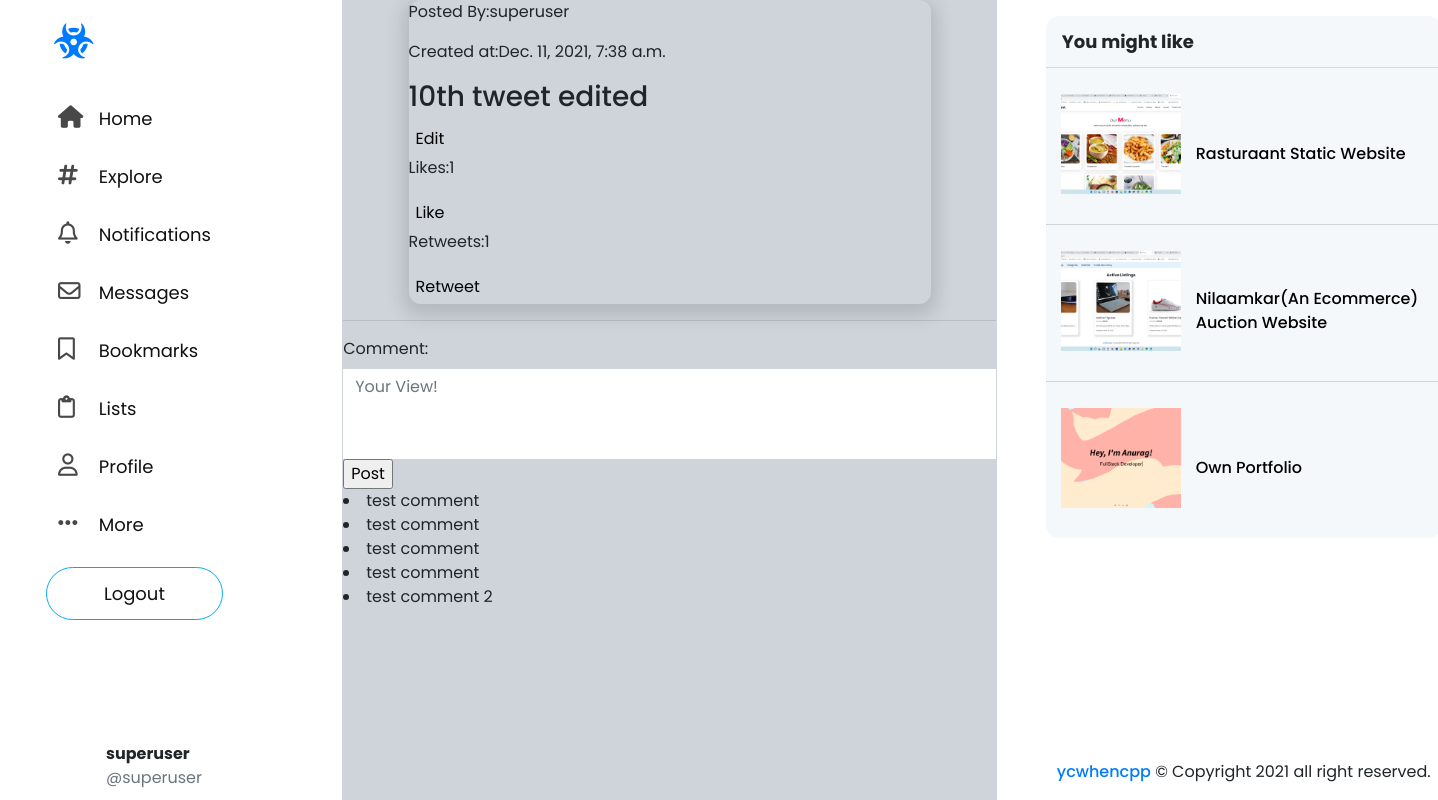
Page /tweet/11 (signed in) on the earlier database version.
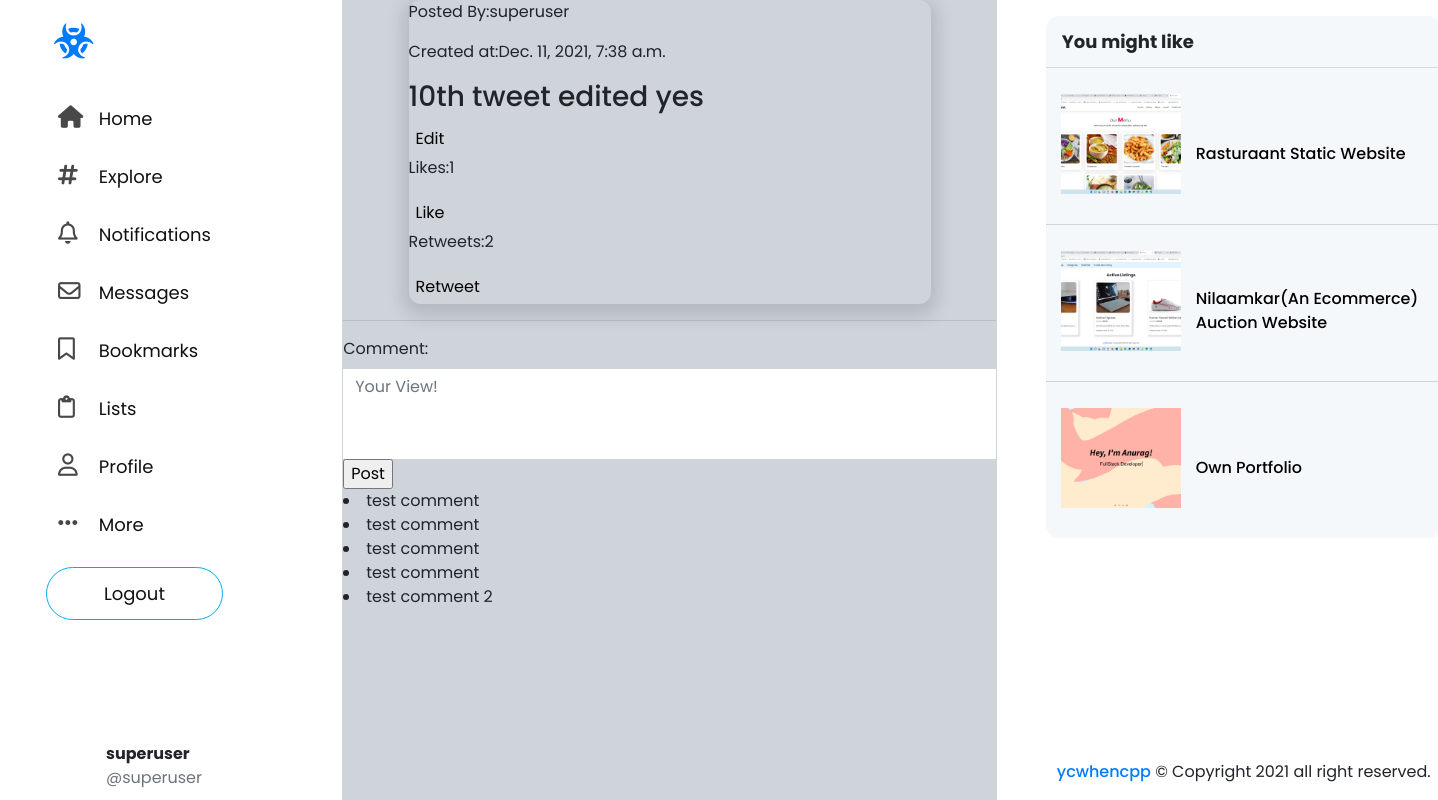
Same page on the later database version.
### network/models.py (models this page shows, shortened)
class User(AbstractUser):
    pass
    is_following=models.ManyToManyField("self",related_name="followers",blank=True,symmetrical=False)
    def __str__(self):
        return self.username

class make_tweet(models.Model):
    content=models.CharField(max_length=1000,null=False)
    author=models.ForeignKey(User,on_delete=models.CASCADE,related_name="tweet")
    time_stamp=models.DateTimeField(auto_now_add=True)
    liked=models.ManyToManyField(User,related_name="like",blank=True)
    retweet=models.ManyToManyField(User,related_name="retweet",blank=True)
    def likecount(self):
        return self.liked.all().count()
    def retweetcount(self):
        return self.retweet.all().count()
    class Meta:
        ordering=['-time_stamp']

class tweet_comment(models.Model):
    comment=models.CharField(max_length=1000,null=False)
    author=models.ForeignKey(User,on_delete=models.CASCADE,related_name="comment")
    tweet=models.ForeignKey(make_tweet,on_delete=models.CASCADE,related_name="tweet")
    is_liked=models.ManyToManyField(User,related_name="comment_like",blank=True)
    timestamp=models.DateTimeField(auto_now_add=True)

### network/views.py (the view)
# urls.py: path("tweet/<int:id>", views.view_tweet, name="view_tweet"),
def view_tweet(request,id):
    tweet=make_tweet.objects.get(pk=id)
    comments=tweet_comment.objects.filter(tweet=tweet).all()
    return render(request,"network/viewtweet.html",{
        "tweet":tweet,
        "commentform":commentform,
        "comments":comments
    })

### network/templates/network/viewtweet.html (shortened to what this page needs)
{% extends "network/layout.html" %}
{% block body %}
<div class="tweets">
    <div class="tweet" id='tweet-{{tweet.id}}'>
        <div class="tweet-info">
            <p class="tweet-author" onclick="location.href='{% url 'view_profile' tweet.author %}'">Posted By:{{tweet.author}}</p>
            <p class="timestamp">Created at:{{tweet.time_stamp}}</p>
        </div>
        <h3 class="tweet-content" id="tweet-content-{{tweet.id}}">{{tweet.content}}</h3>
        <button class="edit_button " data-id="{{tweet.id}}">Edit</button>
        <p  id="like-post-{{tweet.id}}" class="like-count">Likes:{{tweet.likecount}}</p>
        <button class="like-button" data-id="{{tweet.id}}">Like</button>
        <p  id="rt-post-{{tweet.id}}" class="rt-count">Retweets:{{tweet.retweetcount}}</p>
        <button class="rt-button" data-id="{{tweet.id}}">Retweet</button>
    </div>
    <hr>
</div>
<div class="comment">
    <form action="{% url 'comment' tweet.id %}" method="POST">
        {{commentform}}
        <input type="submit" value="Post">
    </form>
    {% for comment in comments %}
    <li>{{comment.comment}}</li>
    {% empty %}
    No comments yet
    {% endfor %}
</div>
{% endblock %}

### network/templates/network/layout.html (shortened to what this page needs)
{% load static %}
<!DOCTYPE html>
<html lang="en">
    <head>
        <link rel="stylesheet" href="https://stackpath.bootstrapcdn.com/bootstrap/4.4.1/css/bootstrap.min.css">
        <link href="{% static 'network/styles.css' %}" rel="stylesheet">
    </head>
    <body>
        <div class="container">
            <div class="row">
              <div class="col-md-3  d-flex sidebar sticky-top " >
                <nav class="navbar d-flex flex-column justify-content-between mt-3 ">
                    <ul class="nav flex-column justify-content-between">
                        <a href="{% url 'index' %}" class="logo " ><i class="fas fa-biohazard"></i></a>
                        <li class="nav-item">
                            <a class="nav-link" href="{% url 'index' %}"><i class="fas  fa-home"></i> <span class ="ml-3">Home</span></a>
                          </li>
                        {% if user.is_authenticated %}
                              <li class="nav-item">
                                <a class="nav-link" href="{% url 'following' %}"><i class="fas fa-hashtag"></i> <span class ="ml-3">Explore</span></a>
                              </li>
                              <li class="nav-item">
                                  <a class="nav-link" href="#"><i class="far fa-bell"></i> <span class ="ml-3">Notifications</span></a>
                              </li>
                              <li class="nav-item">
                                  <a class="nav-link" href="#"><i class="far fa-envelope"></i> <span class ="ml-3">Messages</span></a>
                              </li>
                              <li class="nav-item">
                                  <a class="nav-link" href="#"><i class="far fa-bookmark"></i> <span class ="ml-3">Bookmarks</span></a>
                              </li>
                              <li class="nav-item">
                                  <a class="nav-link" href="#"><i class="far fa-clipboard"></i> <span class ="ml-3">Lists</span></a>
                              </li>
                              <li class="nav-item">
                                  <a class="nav-link" href="{% url 'view_profile' user.username %}"><i class="far fa-user"></i> <span class ="ml-3">Profile</span></a>
                              </li>
                              <li class="nav-item">
                                  <a class="nav-link" href="#"><i class="fas fa-ellipsis-h"></i> <span class ="ml-3">More</span></a>
                              </li>
                              <li class="nav-item">
                                  <a class="nav-link logout-btn"  href="{% url 'logout' %}">Logout</a>
                              </li>
                          {% else %}
                          <li class="nav-item">
                            <a class="nav-link" href="#"><i class="fas fa-cog"></i> <span class ="ml-3">Settings</span></a>
                        </li>
                      {% endif %}
                    </ul>
                    {% if user.is_authenticated %}
                      <div class="user-sidebar ">
                        <img class=" sidebar-profile-img" src="https://abs.twimg.com/sticky/default_profile_images/default_profile_400x400.png" alt="">
                        <div class="sidebar-user-info">
                            <p class="mb-0"><strong>{{user.username}}</strong></p>
                            <p class="text-muted">@{{user.username}}</p>
                        </div>
                      </div>
                    {% endif %}
                </nav>
            </div>
              <div class=" body col-md-6 " style="padding: 0;">
                {% block body %}
                {% endblock %}
              </div>
              <div class="right-side col-md-3 pl-5 sticky-top d-flex flex-column justify-content-between" style="padding: 15px 25px 0 25px;">
                {% if not user.is_authenticated %}
                    <div class="card mt-2" style="border-radius: 15px;width:398px;">
                          <div class="card-body">
                              <h5 class="card-title" style="margin-bottom: 2px"><strong>Welcome to the Network!</strong></h5>
                              <p class="card-text"><small class="text-muted"></small></p>
                              <a style="width: 75%" class="btn register-btn mb-3" href="{% url 'register' %}">Register</a>
                              <a style="width: 75%" class="btn login-btn" href="{% url 'login' %}">Log In</a>
                          </div>
                    </div>
                {% else %}
                    <div class="card " style="border-radius: 15px; overflow: hidden; border-color: transparent;width:398px;">
                        <div class="card-header" style="font-weight: bolder; font-size: 18px; background-color: rgb(245, 248, 250); padding-left: 16px">You might like</div>
                          <div class="card-body card-border d-flex  pt-3" style="padding: 0; background-color: rgb(245, 248, 250);">
                                <div class="web-image">
                                    <img src="{% static 'network/images/rassturant.png' %}" alt="">
                                </div>
                                <div class="web-link"> <a href="https://rasturaant.netlify.app/">Rasturaant Static Website</a> </div>
                          </div>
                          <div class="card-body card-border d-flex   pt-3" style="padding: 0; background-color: rgb(245, 248, 250);">
                                <div class="web-image">
                                    <img src="{% static 'network/images/nilaamkar.png' %}" alt="">
                                </div>
                                <div class="web-link"> <a href="https://nilaamkar.herokuapp.com/">Nilaamkar(An Ecommerce) Auction Website</a> </div>
                          </div>
                          <div class="card-body  d-flex   pt-3" style="padding: 0; background-color: rgb(245, 248, 250);">
                                <div class="web-image">
                                    <img src="{% static 'network/images/portfolio.png' %}" alt="">
                                </div>
                                <div class="web-link"> <a href="https://anuragchoudhary.codes/">Own Portfolio</a> </div>
                          </div>
                        </div>
                {% endif %}
                <footer class="medium text-center">
                    <p><a href="https://anuragchoudhary.codes/" style="text-decoration: none; font-weight: 500;">ycwhencpp</a> &#169; Copyright 2021 all right reserved.</p>
                </footer>
                </div>
            </div>
            </div>
    </body>
</html>

### network/static/network/styles.css (style rules this page uses)
html { scroll-behavior: smooth; }
body { font-family: "Poppins",sans-serif; box-sizing: border-box; margin: 0; padding:0; }
.container { max-width:1408px; }
.row { width: 1309px; margin-right:100px }
.sidebar { height:100vh; width:100%; }
.logo { margin-bottom:32px; margin-left:8px; }
.logo i { font-size:35px; color:#007bff; }
li.nav-item { display: inline-block; display: flex; margin-bottom: 7px; }
i { width:20px; }
a.nav-link { padding: 12px 12px; color:#111; font-size:18px; font-weight: 400; }
a.nav-link i { color:rgb(73, 72, 72); }
.register-btn,.login-btn,.logout-btn,.follow-button { padding:10px 20px ; color:#00acee; background:#fff; border:1px solid #00acee; border-radius: 30px; font-weight: 500; margin:0 40px; }
.logout-btn { width:100%; margin:0; text-align: center; margin-top:10px; }
.user-sidebar { width: 100%; height: 50px; display:flex; }
.sidebar-user-info { display: flex; flex-direction: column; }
.sidebar-profile-img { width:50px; margin-right: 10px; object-fit: contain; border-radius: 50%; }
.body { border:1px solid #ced4da; border-top: 0; background: #ced4da; border-bottom: 1px solid #ced4da; }
textarea.form-control { height:90px; resize: none; }
.tweet { width:80% !important; margin-right: auto; margin-left: auto; border-radius: 12px !important; box-shadow: 0px 6px 17px 7px rgb(0 0 0 / 12%); }
textarea.form-control { border:none !important; outline:none !important; border-radius: 0; }
button,button:active,button:focus { outline:none; border:none; background: none; padding: 5px 7px; }
i { font-size:22.5px; color:gray; }
.right-side { height:100vh; }
.web-image { height:130px; width:150px; text-align: center; }
.web-image { padding:10px 15px ; align-items: center; margin-bottom: 10px; }
.web-image img { height:100px; width:120px; object-fit:cover; }
.web-link { align-self: center; }
.card-border { border-bottom: 1px solid #ced4da; }
.web-link a { font-weight:500; color:#000; }
footer { width: 398px; }

Differences in the rows shown:
changed make_tweet "superuser": content "10th tweet edited" → "10th tweet edited yes"; retweetcount "1" → "2"
